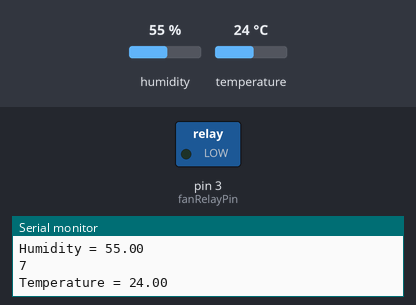
A sketch run on a simulated Arduino Uno, built with avr-gcc and run on an emulated ATmega328P. On the bench: switched loads named in the sketch (green lamp = pin HIGH), the last lines printed to the serial monitor. Inputs (shaded band) come from the test bench; at power-on: temperature 24 °C, humidity 55 %.

Above: at 1.2 s.
1.3 s: temperature set to 27 °C
At 2.6 s:
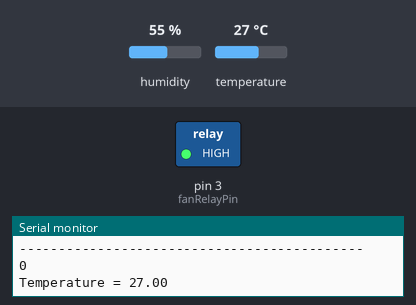
3.1 s: temperature set to 12 °C
At 4.2 s:
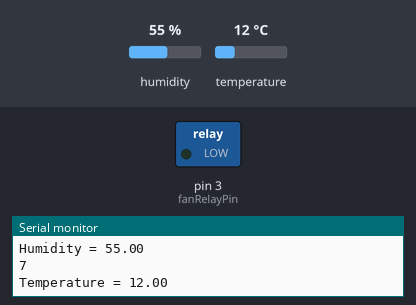
6.1 s: temperature set to 28 °C
At 7.5 s:
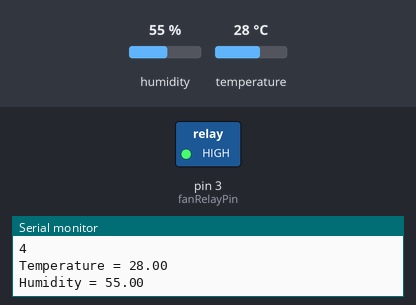
Timing chart, 0 to 9.1 s (numbered marks = the images above; inputs shaded):
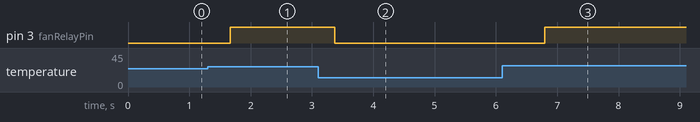

The sketch:

thermometer-activated-fan.ino
```cpp
#include <dht.h>

dht DHT;

const int tempPin = 2;
const int fanRelayPin = 3;

const int collectionSet = 8;

void setup()
{
  pinMode(fanRelayPin, OUTPUT);
  Serial.begin(9600);
}

void loop()
{
  float averageT = 0;

  for(int i = 0; i < collectionSet; i++)
  {
    int chk = DHT.read11(tempPin);

    // chk fluxes between -1 (plausible readings) and -2 (-999 or 999). Ignore -2.
    if(chk == -2)
    {
      i--;
      continue;
    }

    float t = DHT.temperature;
    float h = DHT.humidity;

    Serial.println(i);
    Serial.print("Temperature = ");
    Serial.println(t);
    Serial.print("Humidity = ");
    Serial.println(h);

    averageT += t;
  }

  averageT = averageT / collectionSet;

  Serial.print("Average Temperature = ");
  Serial.println(averageT);
  Serial.println("--------------------------------------------");

  if(averageT > 25)
    digitalWrite(fanRelayPin, HIGH);
  else
    digitalWrite(fanRelayPin, LOW);
}
```

Measured:
- the behaviour switches between 25 and 26 °C on temperature (found by bisection; images 0 and 1)
- after the input at 1.3 s, pin 3 (fanRelayPin): LOW → HIGH after 0.37 s
- after the input at 3.1 s, pin 3 (fanRelayPin): HIGH → LOW after 0.28 s
- after the input at 6.1 s, pin 3 (fanRelayPin): LOW → HIGH after 0.69 s
